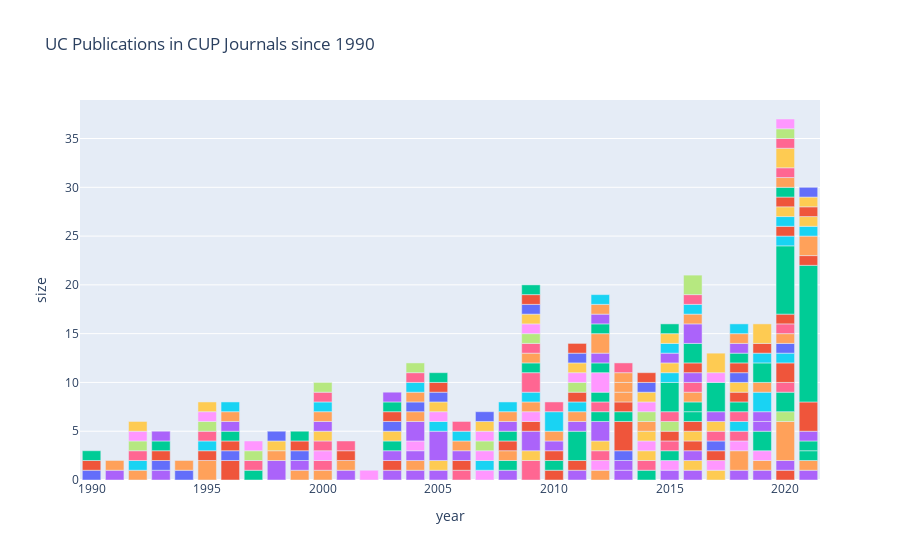

Notebook code for this chart:
### Markdown cell above
## Run the below box to see the number of publications per year colored by journal title. 
Hover over the colored stacks to see the journal title and number of publications per year per journal. You can select ranges by dragging over an area. Double click to go back to default view.

### Code cell
publications_per_year_and_journal = new_df2.groupby(["year","journal.title"],as_index=False).size()
fig_test2 = px.bar(publications_per_year_and_journal, x="year", y="size", color="journal.title", title="UC Publications in CUP Journals since 1990")

fig_test2.update_layout(showlegend=False)
fig_test2.show()
